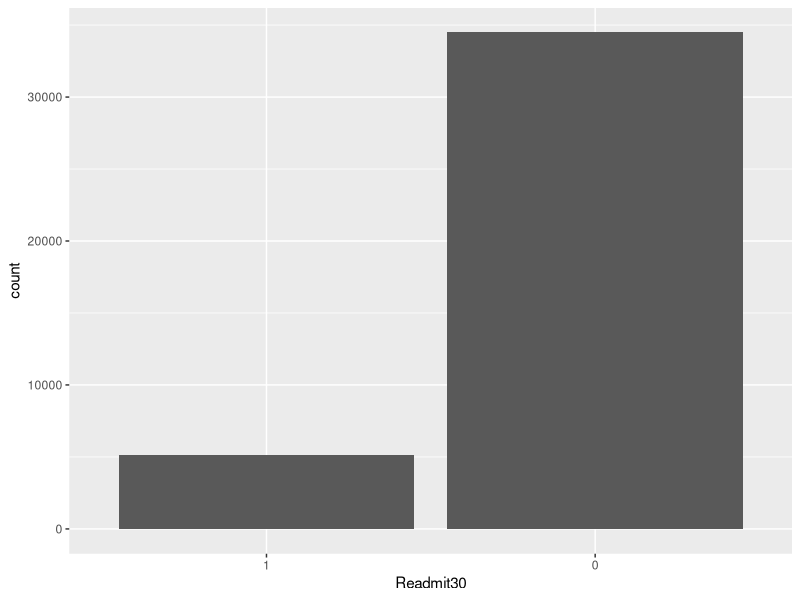
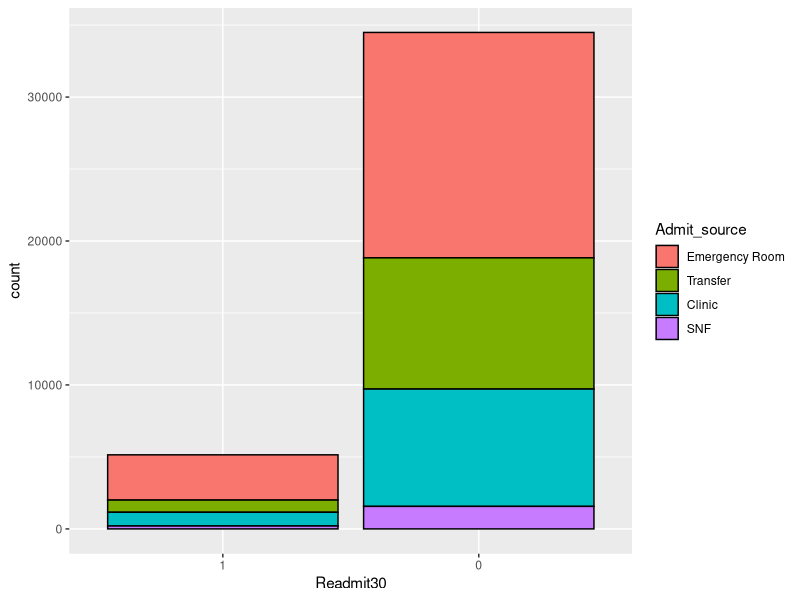
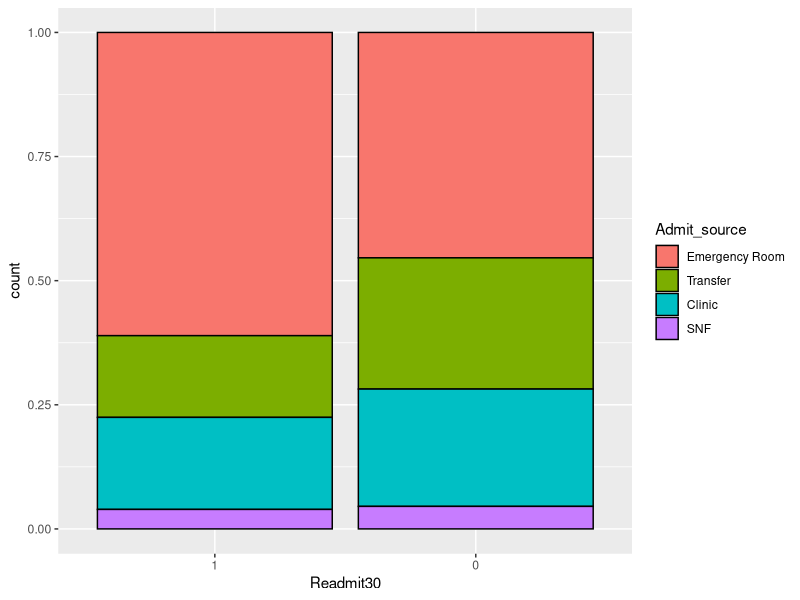
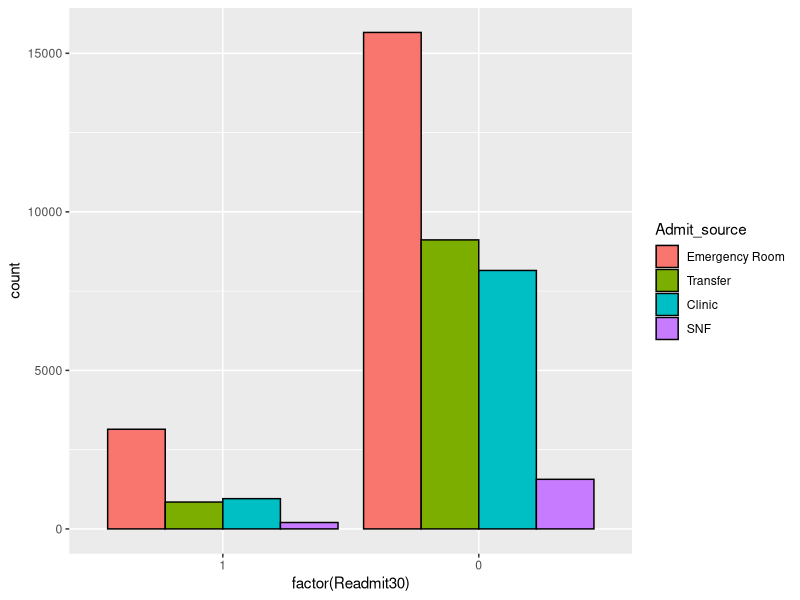
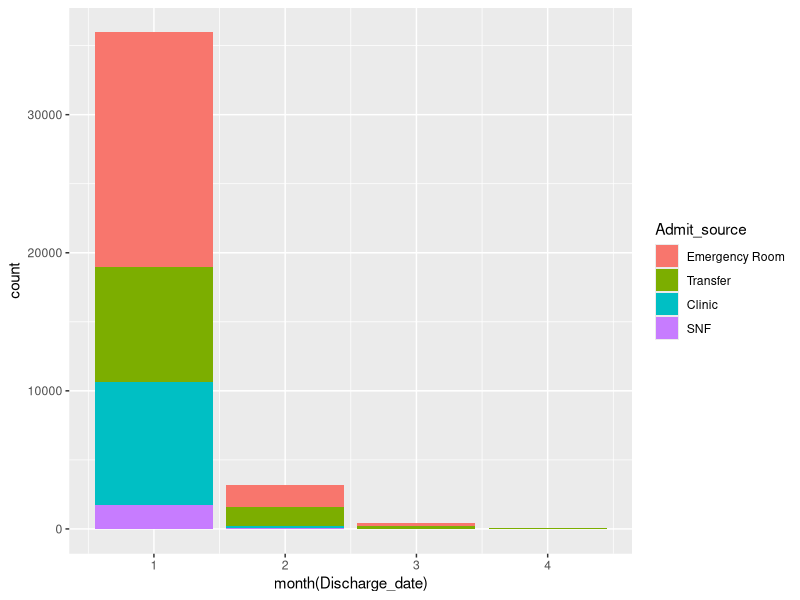
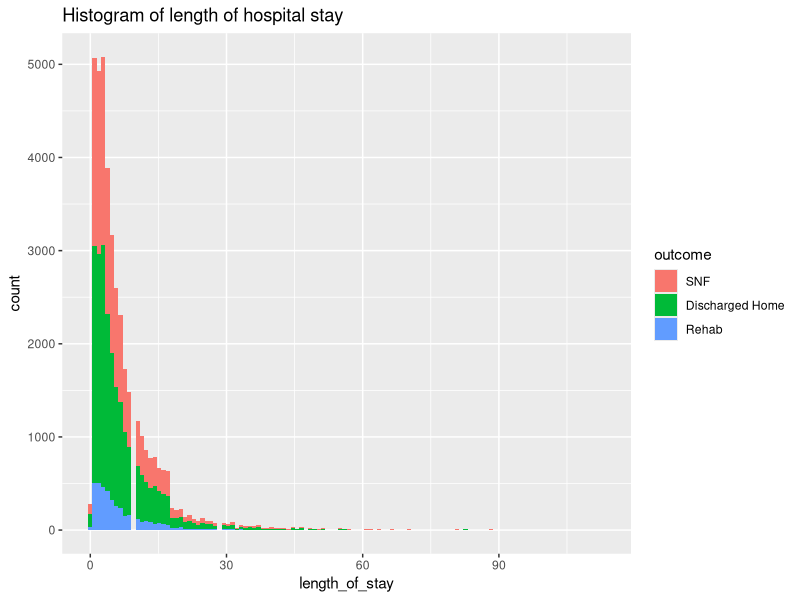
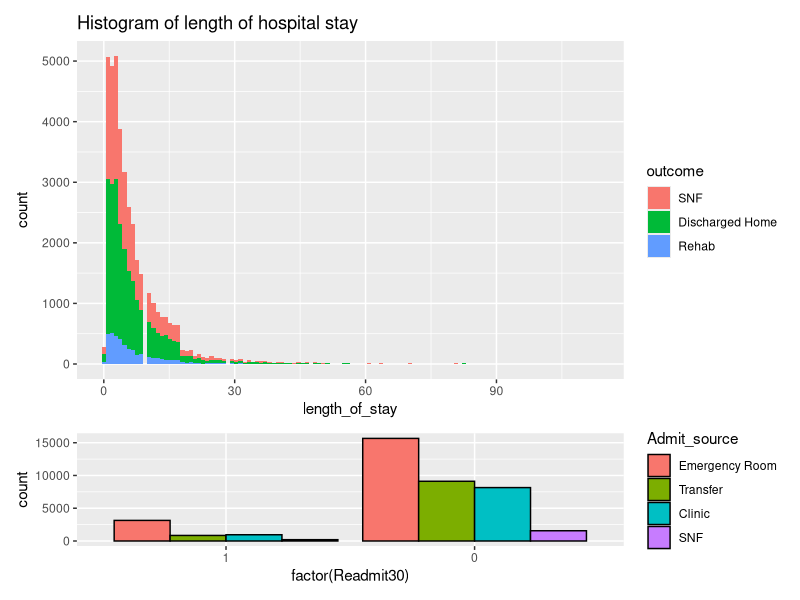

Reproduce these figures in R, in order.
## ---- chunk 1
library(readr)
library(lubridate)
library(ggplot2)
library(dplyr)
## ---- chunk 2
library(tidyverse)

analytic_table <- readr::read_csv("analytic.csv")

head(analytic_table)
## ---- chunk 3
analytic_table <- readr::read_csv("analytic.csv", 
                                    col_types = cols(
                                      encounter_type = col_factor(NULL),
                                      outcome = col_factor(NULL),
                                      Admit_source= col_factor(NULL),
                                      indexadmit = col_factor(NULL),
                                      Readmit30 = col_factor(NULL)
                                    ))

head(analytic_table)
## ---- chunk 4
library(skimr)
skimr::skim(analytic_table)
## ---- chunk 5
glimpse(analytic_table)
## ---- chunk 6
 bar_plot1 <-  ggplot(data=analytic_table, 
                      mapping=aes(x=Readmit30)) + 
               geom_bar()

 bar_plot1
## ---- chunk 7
 bar_plot1 <-  ggplot(data=analytic_table, 
                      mapping=aes(x=Readmit30, fill=Admit_source)) + 
               geom_bar(color="black")

 bar_plot1
## ---- chunk 8
 bar_plot1 <-  ggplot(data=analytic_table, 
                      mapping=aes(x=Readmit30, fill=Admit_source)) + 
               geom_bar(color="black", position="fill")

 bar_plot1
## ---- chunk 9
 bar_plot1 <-  ggplot(data=analytic_table, 
                      mapping=aes(x=factor(Readmit30), fill=Admit_source)) + 
               geom_bar(color="black", position="dodge")

 bar_plot1
## ---- chunk 10
ggplot(data=analytic_table, mapping = aes(x=month(Discharge_date), fill=Admit_source)) + geom_bar()
## ---- chunk 11
analytic_table2 <- analytic_table %>% mutate(length_of_stay = Discharge_date - Admit_date)
glimpse(analytic_table2)
## ---- chunk 12
hist_stay <- ggplot(data=analytic_table2, mapping = aes(x=length_of_stay, fill = outcome)) + geom_histogram(bins = 120) +
  ggtitle("Histogram of length of hospital stay")

hist_stay
## ---- chunk 13
library(patchwork)

combined_graph <- hist_stay + bar_plot1 + plot_layout(ncol=1, heights = c(3,1))

combined_graph
